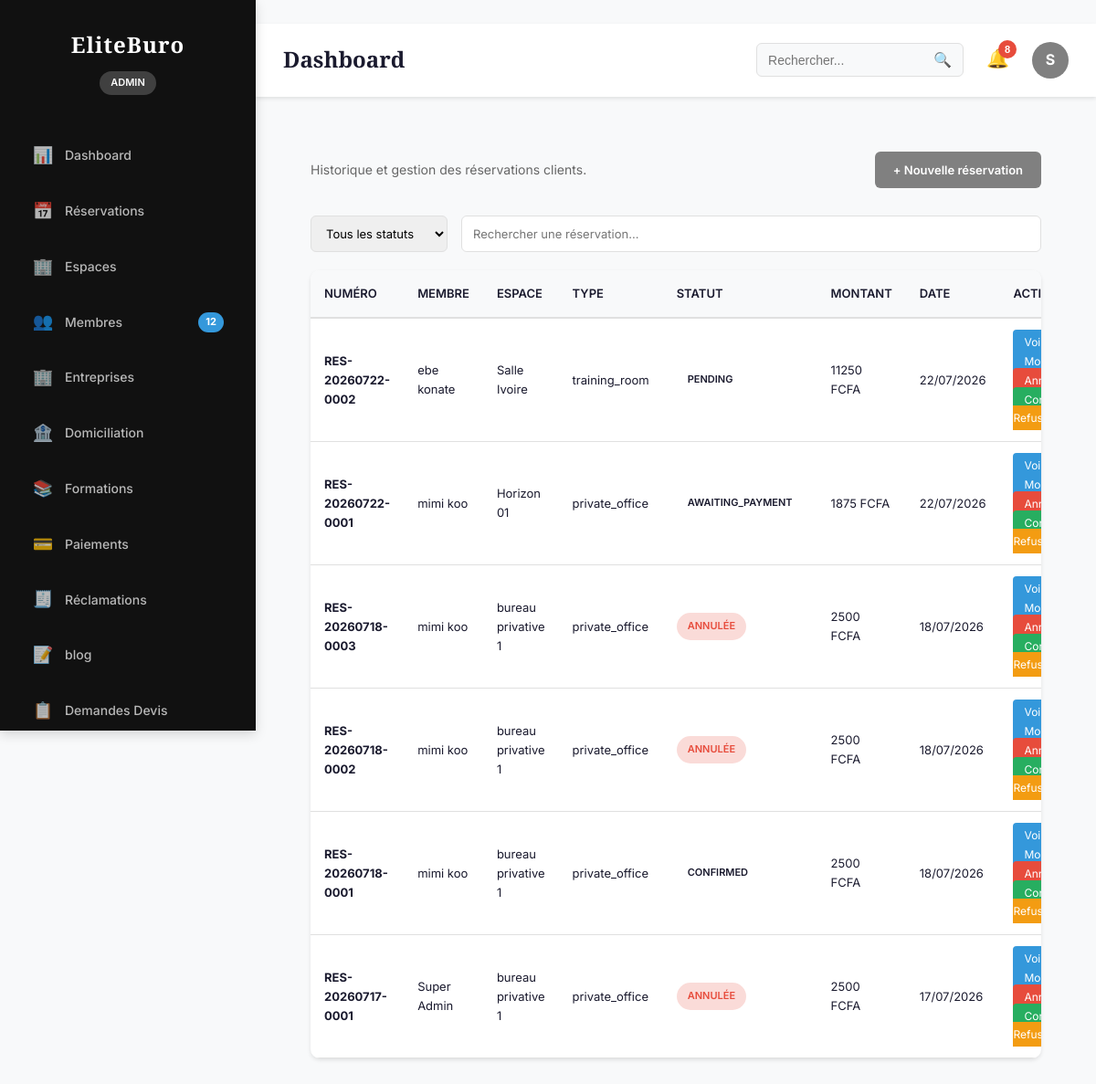
Screenshot of /dashboard/reservations/ (signed in) with the database file from the repository.
### accounts/models.py (models this page shows, shortened)
class User(AbstractUser):
    class Role(models.TextChoices):
        ADMIN = "ADMIN", "Administrateur"
        MANAGER = "MANAGER", "Gestionnaire"
        MEMBER = "MEMBER", "Membre"
        TRAINER = "TRAINER", "Formateur"
    username = None
    id = models.UUIDField(
        primary_key=True,
        default=uuid.uuid4,
        editable=False
    )
    email = models.EmailField(
        unique=True
    )
    first_name = models.CharField(
        max_length=150
    )
    last_name = models.CharField(
        max_length=150
    )
    phone_validator = RegexValidator(
        regex=r'^\+?[0-9]{8,15}$',
        message="Numéro de téléphone invalide."
    )
    phone = models.CharField(
        max_length=20,
        validators=[phone_validator],
        unique=True
    )
    avatar = models.ImageField(
        upload_to="users/avatar/",
        blank=True,
        null=True
    )
    role = models.CharField(
        max_length=20,
        choices=Role.choices,
        default=Role.MEMBER
    )
    company_name = models.CharField(
        max_length=255,
        blank=True
    )
    job_title = models.CharField(
        max_length=255,
        blank=True
    )
    birth_date = models.DateField(
        blank=True,
        null=True
    )
    gender = models.CharField(
        max_length=20,
        blank=True
    )
    website = models.URLField(
        blank=True
    )
    bio = models.TextField(
        blank=True
    )
    language = models.CharField(
        max_length=10,
        default="fr"
    )
    timezone = models.CharField(
        max_length=100,
        default="Africa/Abidjan"
    )
    is_email_verified = models.BooleanField(
        default=False
    )
    is_phone_verified = models.BooleanField(
        default=False
    )
    receive_email_notification = models.BooleanField(
        default=True
    )
    receive_sms_notification = models.BooleanField(
        default=True
    )
    receive_whatsapp_notification = models.BooleanField(
        default=True
    )
    last_activity = models.DateTimeField(
        null=True,
        blank=True
    )
    created_at = models.DateTimeField(
        auto_now_add=True
    )
    updated_at = models.DateTimeField(
        auto_now=True
    )
    USERNAME_FIELD = "email"
    REQUIRED_FIELDS = []
    objects = UserManager()
    class Meta:
        ordering = ["-created_at"]
        verbose_name = "Utilisateur"
        verbose_name_plural = "Utilisateurs"

### reservation/models.py (models this page shows, shortened)
class Reservation(models.Model):
    id = models.UUIDField(primary_key=True, default=uuid.uuid4, editable=False)
    reservation_number = models.CharField(max_length=64, unique=True, db_index=True)
    utilisateur = models.ForeignKey(
        settings.AUTH_USER_MODEL,
        on_delete=models.CASCADE,
        related_name="reservation_items",
    )
    entreprise = models.ForeignKey(
        "accounts.Company",
        on_delete=models.SET_NULL,
        null=True,
        blank=True,
        related_name="reservations",
    )
    espace = models.ForeignKey(
        Workspace,
        on_delete=models.PROTECT,
        related_name="reservations",
    )
    type_reservation = models.CharField(
        max_length=50,
        choices=ReservationType.choices,
        db_index=True,
    )
    date_debut = models.DateField(db_index=True)
    date_fin = models.DateField(db_index=True)
    heure_debut = models.TimeField(null=True, blank=True)
    heure_fin = models.TimeField(null=True, blank=True)
    nombre_participants = models.PositiveIntegerField(default=1)
    duree_minutes = models.PositiveIntegerField(default=0)
    prix_unitaire = models.DecimalField(max_digits=14, decimal_places=2, default=Decimal("0"))
    remise = models.DecimalField(max_digits=14, decimal_places=2, default=Decimal("0"))
    taxes = models.DecimalField(max_digits=14, decimal_places=2, default=Decimal("0"))
    montant_total = models.DecimalField(max_digits=14, decimal_places=2, default=Decimal("0"))
    commentaire = models.TextField(blank=True, default="")
    statut = models.CharField(
        max_length=20,
        choices=ReservationStatus.choices,
        default=ReservationStatus.DRAFT,
        db_index=True,
    )
    created_at = models.DateTimeField(auto_now_add=True, db_index=True)
    updated_at = models.DateTimeField(auto_now=True)
    class Meta:
        verbose_name = "Reservation"
        verbose_name_plural = "Reservations"
        indexes = [
            models.Index(fields=["espace", "date_debut", "date_fin"]),
            models.Index(fields=["utilisateur", "statut"]),
            models.Index(fields=["entreprise", "statut"]),
        ]
        constraints = [
            UniqueConstraint(fields=["reservation_number"], name="reservation_reservation_number_unique"),
        ]

### coworking/models.py (models this page shows, shortened)
class TimeStampedModel(models.Model):
    created_at = models.DateTimeField(auto_now_add=True)
    updated_at = models.DateTimeField(auto_now=True)
    class Meta:
        abstract = True

class Workspace(TimeStampedModel):
    espace = models.ForeignKey(CoworkingSpace, on_delete=models.CASCADE, related_name="workspaces")
    categorie = models.ForeignKey(Category, on_delete=models.CASCADE, related_name="workspaces")
    nom = models.CharField(max_length=200)
    slug = models.SlugField(max_length=220)
    description = models.TextField(blank=True, default="")
    capacite = models.PositiveIntegerField()
    superficie = models.DecimalField(max_digits=10, decimal_places=2)
    etage = models.CharField(max_length=50, blank=True, default="")
    numero = models.CharField(max_length=50, blank=True, default="")
    prix_heure = models.DecimalField(max_digits=12, decimal_places=2)
    prix_demi_journee = models.DecimalField(max_digits=12, decimal_places=2)
    prix_journee = models.DecimalField(max_digits=12, decimal_places=2)
    prix_semaine = models.DecimalField(max_digits=12, decimal_places=2)
    prix_mois = models.DecimalField(max_digits=12, decimal_places=2)
    caution = models.DecimalField(max_digits=12, decimal_places=2)
    disponible = models.BooleanField(default=True)
    vedette = models.BooleanField(default=False)
    image_principale = models.ImageField(upload_to="coworking/workspaces/images/")
    class Meta:
        verbose_name = "Workspace"
        verbose_name_plural = "Workspaces"
        unique_together = (
            "espace",
            "slug",
        )

### dashboard/views.py (the view)
# urls.py: path("reservations/", AdminReservationsView.as_view(), name="reservations"),
class AdminReservationsView(AdminBaseView):
    template_name = "dashboard/admin/reservations.html"
    def get_context_data(self, **kwargs):
        context = super().get_context_data(**kwargs)
        context["reservations"] = (
            Reservation.objects.select_related("utilisateur", "entreprise", "espace")
            .order_by("-created_at")
        )
        return context

### templates/dashboard/admin/reservations.html (shortened to what this page needs)
{% extends 'layouts/base_admin.html' %}
{% block content %}
<div class="content">
    <div class="section-header">
        <div>
            <p style="color:#666;font-size:14px;">
                Historique et gestion des réservations clients.
            </p>
        </div>
        <a href="{% url 'reservation:create' %}" class="btn-primary">
            + Nouvelle réservation
        </a>
    </div>
    <div class="filters-bar">
        <select class="filter-select">
            <option>
                Tous les statuts
            </option>
        </select>
        <input
            type="text"
            class="filter-input"
            placeholder="Rechercher une réservation..."
        >
    </div>
    <div class="table-container">
        <table class="admin-table">
            <thead>
                <tr>
                    <th>
                        Numéro
                    </th>
                    <th>
                        Membre
                    </th>
                    <th>
                        Espace
                    </th>
                    <th>
                        Type
                    </th>
                    <th>
                        Statut
                    </th>
                    <th>
                        Montant
                    </th>
                    <th>
                        Date
                    </th>
                    <th>
                        Actions
                    </th>
                </tr>
            </thead>
            <tbody>
            {% for r in reservations %}
                <tr>
                    <td>
                        <strong>
                            {{ r.reservation_number }}
                        </strong>
                    </td>
                    <td>
                        {{ r.utilisateur.get_full_name|default:r.utilisateur.email }}
                    </td>
                    <td>
                        {{ r.espace.nom }}
                    </td>
                    <td>
                        {{ r.type_reservation }}
                    </td>
                    <td>
                        {% if r.statut == "PENDING" %}
                            <span class="status-badge pending">
                                En attente
                            </span>
                        {% elif r.statut == "CONFIRMED" %}
                            <span class="status-badge confirmed">
                                Confirmée
                            </span>
                        {% elif r.statut == "CANCELED" %}
                            <span class="status-badge cancelled">
                                Annulée
                            </span>
                        {% elif r.statut == "FINISHED" %}
                            <span class="status-badge">
                                Terminée
                            </span>
                        {% else %}
                            <span class="status-badge">
                                {{ r.statut }}
                            </span>
                        {% endif %}
                    </td>
                    <td>
                        {{ r.montant_total|floatformat:0 }}
                        FCFA
                    </td>
                    <td>
                        {{ r.created_at|date:"d/m/Y" }}
                    </td>
                    <td>
                        <a href="{% url 'dashboard_admin:reservation_detail' r.id %}" class="btn-action">
                            Voir
                        </a>
                        <a href="{% url 'dashboard_admin:reservation_edit' r.id %}" class="btn-action">
                            Modifier
                        </a>
                        <a href="{% url 'dashboard_admin:reservation_cancel' r.id %}"
                           class="btn-action"
                           style="background:var(--danger-color);">
                            Annuler
                        </a>
                        <a href="{% url 'dashboard_admin:reservation_confirm' r.id %}"
                           class="btn-action"
                           style="background:var(--success-color);">
                            Confirmer
                        </a>
                        <a href="{% url 'dashboard_admin:reservation_refuse' r.id %}"
                           class="btn-action"
                           style="background:var(--warning-color);">
                            Refuser
                        </a>
                    </td>
                </tr>
            {% empty %}
                <tr>
                    <td colspan="8" style="text-align:center;padding:30px;">
                        Aucune réservation trouvée.
                    </td>
                </tr>
            {% endfor %}
            </tbody>
        </table>
    </div>
</div>
{% endblock %}

### templates/partials/header.html (shortened to what this page needs)
<header class="top-bar">
    <div class="top-bar-left">
        <h1 class="page-title">
            {% block page_title %}
            Dashboard
            {% endblock %}
        </h1>
    </div>
    <div class="top-bar-right">
        <div class="search-box">
            <input
                type="text"
                class="search-input"
                placeholder="Rechercher...">
            <button class="search-btn">
                🔍
            </button>
        </div>
        <div class="notifications">
            <button class="notification-btn">
                🔔
                <span class="notification-count">
                    {{ recent_activity|length|default:0 }}
                </span>
            </button>
        </div>
        <div class="user-menu">
            <div class="user-avatar">
                {{ request.user.first_name|slice:":1"|default:"A" }}
            </div>
        </div>
    </div>
</header>

### rows the page displays
User: user.first_name "S"
Reservation: reservation_number "RES-20260722-0002", utilisateur.get_full_name "ebe konate", espace.nom "Salle Ivoire", type_reservation "training_room", statut "PENDING", montant_total "11250", created_at "22/07/2026"
Reservation: reservation_number "RES-20260722-0001", utilisateur.get_full_name "mimi koo", espace.nom "Horizon 01", type_reservation "private_office", statut "AWAITING_PAYMENT", montant_total "1875", created_at "22/07/2026"
Reservation: reservation_number "RES-20260718-0003", utilisateur.get_full_name "mimi koo", espace.nom "bureau privative 1", type_reservation "private_office", statut "ANNULÉE", montant_total "2500", created_at "18/07/2026"
Reservation: reservation_number "RES-20260718-0002", utilisateur.get_full_name "mimi koo", espace.nom "bureau privative 1", type_reservation "private_office", statut "ANNULÉE", montant_total "2500", created_at "18/07/2026"
Reservation: reservation_number "RES-20260718-0001", utilisateur.get_full_name "mimi koo", espace.nom "bureau privative 1", type_reservation "private_office", statut "CONFIRMED", montant_total "2500", created_at "18/07/2026"
Reservation: reservation_number "RES-20260717-0001", utilisateur.get_full_name "Super Admin", espace.nom "bureau privative 1", type_reservation "private_office", statut "ANNULÉE", montant_total "2500", created_at "17/07/2026"

### other values shown
{{ stats.users|default_if_none:0 }} "12"
{{ recent_activity|length|default:0 }} "8"
